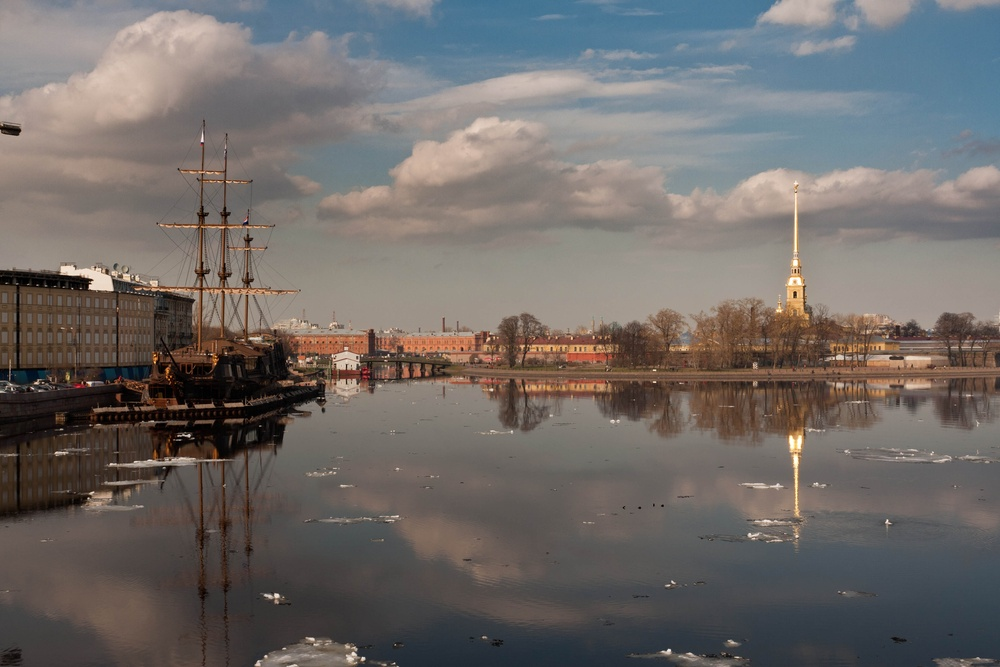
#> input picture 2. Deep Learning/2. Vision Pytorch/Image_Preprocessing/data/boat/01.jpg, 1000 x 667 px, shrunk from 3888 x 2592 before the run; its folder holds 4 pictures in this run
$ jupyter execute '2. image_stitching.ipynb'
#> lines starting #> are read from the running program, lines starting #| are printed output that depends on the picture; after the words box and inside, x2 and y2 are one past the last pixel; in counts of white or black regions, pixels touching at a corner belong together
- https://github.com/kairess/image-stitching/blob/master/main.ipynb

[cell 1]
import cv2
import numpy as np
import matplotlib.pyplot as plt

import glob, os

# Get images path

[cell 2]
# 구글 드라이브 연결(데이터 로드를 위해서)
from google.colab import drive
drive.mount('/content/data')

[cell 3]
default_path = '/content/data/MyDrive/google_lecture/06. deep learning/2. Vision Pytorch/Image_Processing/mini projects/'

[cell 4]
IMG_NAME = 'boat'

img_list = []
for ext in ('0*.gif', '0*.png', '0*.jpg'):
    img_list.extend(glob.glob(os.path.join(default_path, IMG_NAME, ext)))

img_list = sorted(img_list)

print(img_list)

# Load images

[cell 5]
imgs = []

plt.figure(figsize=(20, 20))

for i, img_path in enumerate(img_list):
    img = cv2.imread(img_path)
#> img is the input picture: shape (667, 1000, 3); mean B, G, R 104, 106.6, 111.8
    imgs.append(img)

    plt.subplot(len(img_list) // 3 + 1, 3, i+1)
    plt.imshow(cv2.cvtColor(img, cv2.COLOR_BGR2RGB))
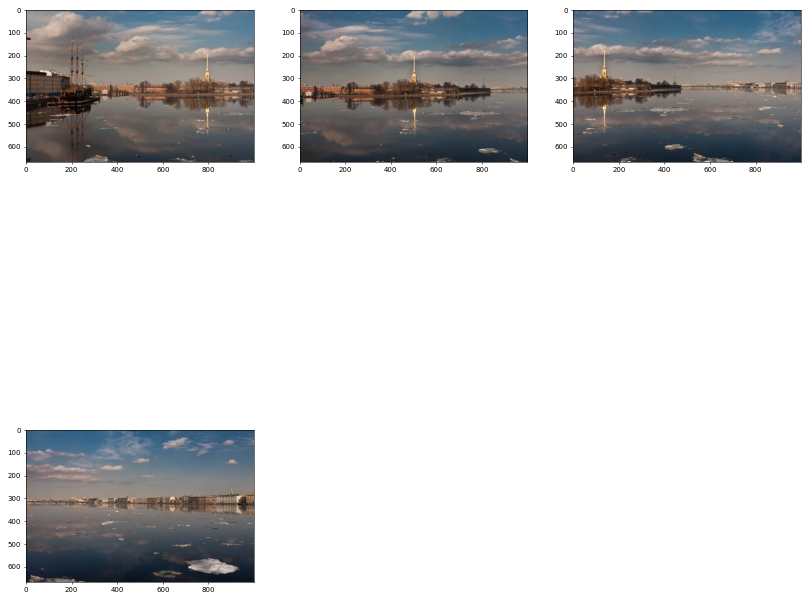
#> figure drawn by matplotlib, 4 panels

# [Stitch images](https://deep-learning-study.tistory.com/266)
 이미지 스티칭은 동일 장면의 사진을 자연스럽게(seamless) 붙여서 한 장의 사진으로 만드는 기술입니다.

## cv2.Stitcher_create()
이미지 스티칭을 하기 위해서는 우선 이미지 스티칭 객체를 생성해야 합니다.
- mode의 인자는 일반적인 사진을 합성할 때는 cv2.PANORAMA를 입력합니다.
- cv2.SCANS는 스캐너에서 문서를 스캔하듯이 자유도가 좀 더 낮습니다.

## cv2.Stitcher.stitch()
Stitcher 객체를 생성하고 이미지 스티칭 함수를 이용하면 파노라마 영상을 출력할 수 있습니다.

[cell 6]
mode = cv2.STITCHER_PANORAMA

stitcher = cv2.Stitcher_create(mode)

status, stitched = stitcher.stitch(imgs)
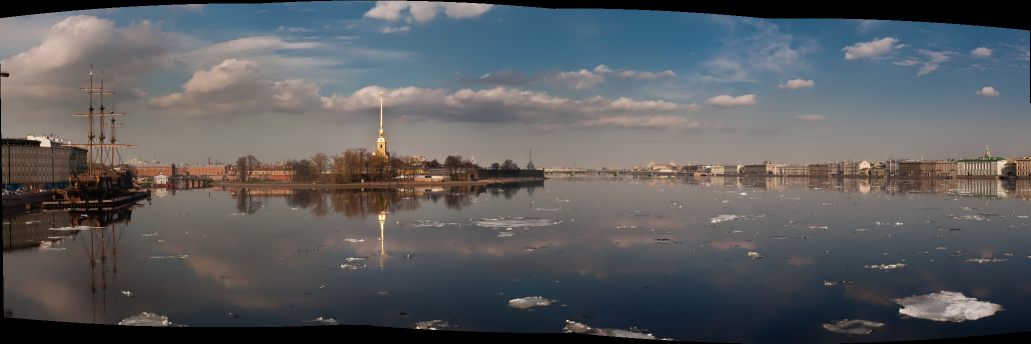
#> stitched: shape (687, 2061, 3) (shown at 1/2 size); mean of channels 0, 1, 2 95.3, 92.8, 91.5; drawn as B, G, R

if status == 0:
    cv2.imwrite(os.path.join('imgs', IMG_NAME, 'result.jpg'), stitched)

    plt.figure(figsize=(20, 20))
    plt.imshow(cv2.cvtColor(stitched, cv2.COLOR_BGR2RGB))
else:
    print('failed... %s' % status)

# Get image mask

[cell 7]
gray = cv2.cvtColor(stitched, cv2.COLOR_BGR2GRAY)
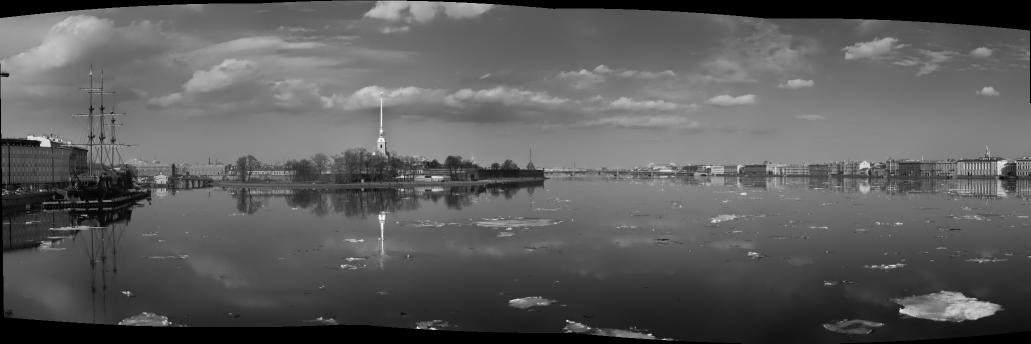
#> gray: shape (687, 2061) (shown at 1/2 size); min 0, max 250, mean 92.7

plt.figure(figsize=(20, 20))
plt.imshow(gray, cmap='gray')

## [cv2.threshold()](https://opencv-python.readthedocs.io/en/latest/doc/09.imageThresholding/imageThresholding.html)
- 영상의 이진화는 영상의 픽셀 값을 0 또는 255(1)로 만드는 연산입니다.
- 이진화를 하는 이유는 1. 배경과 객체를 구분, 2. 관심 영역과 비관심 영역 구분 입니다.
- 마스크 영상도 이진 영상의 한 형태라고 볼 수 있습니다.

[cell 8]
tmp_thresh = cv2.threshold(gray, 0, 255, cv2.THRESH_BINARY)
tmp_thresh

[cell 9]
plt.figure(figsize=(20, 20))
plt.imshow(tmp_thresh[1], cmap='gray')
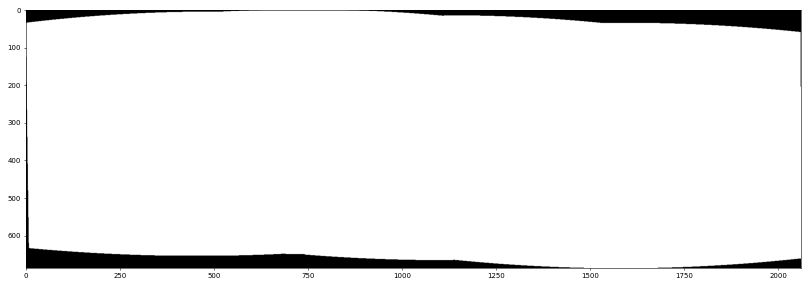
#> figure drawn by matplotlib, 1 panel

## [cv2.bitwise_not()](https://engineer-mole.tistory.com/237)
python 이미지 처리 라이브러리인 OpenCV를 이용해 2개의 이미지를 합성하거나 겹치는 방법으로 bitwise를 사용할 수 있다.

[cell 10]
gray = cv2.cvtColor(stitched, cv2.COLOR_BGR2GRAY)
thresh = cv2.bitwise_not(cv2.threshold(gray, 0, 255, cv2.THRESH_BINARY)[1])
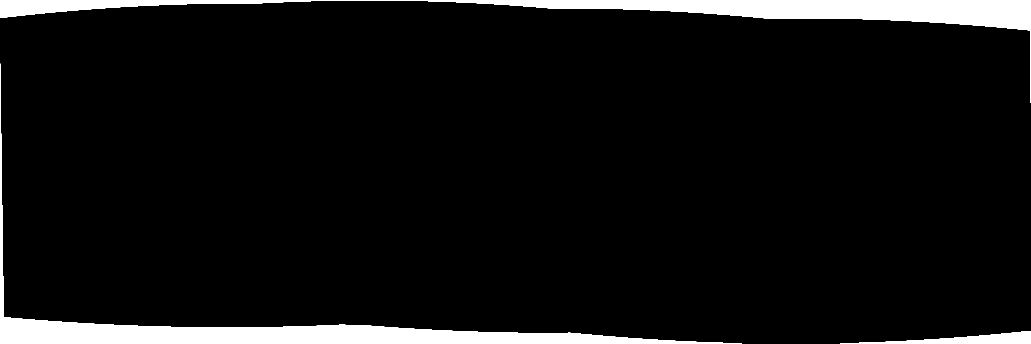
#> thresh: shape (687, 2061) (shown at 1/2 size); 6.5% white; 3 white regions, box (x1, y1, x2, y2) and area: (0, 0, 2061, 206) 44598, (0, 127, 1484, 687) 43177, (1680, 662, 2061, 687) 3915
thresh = cv2.medianBlur(thresh, 5)
#> thresh: shape (687, 2061); 6.5% white; 3 white regions, box (x1, y1, x2, y2) and area: (0, 0, 2061, 204) 44599, (0, 129, 1482, 687) 43175, (1682, 662, 2061, 687) 3913

plt.figure(figsize=(20, 20))
plt.imshow(thresh, cmap='gray')

# Remove margin

[cell 11]
stitched_copy = stitched.copy()
thresh_copy = thresh.copy()

while np.sum(thresh_copy) > 0:
    thresh_copy = thresh_copy[1:-1, 1:-1]
    stitched_copy = stitched_copy[1:-1, 1:-1]
#> this loop made 56 passes
#> pass 1, `thresh_copy = thresh_copy[1:-1, 1:-1]`:
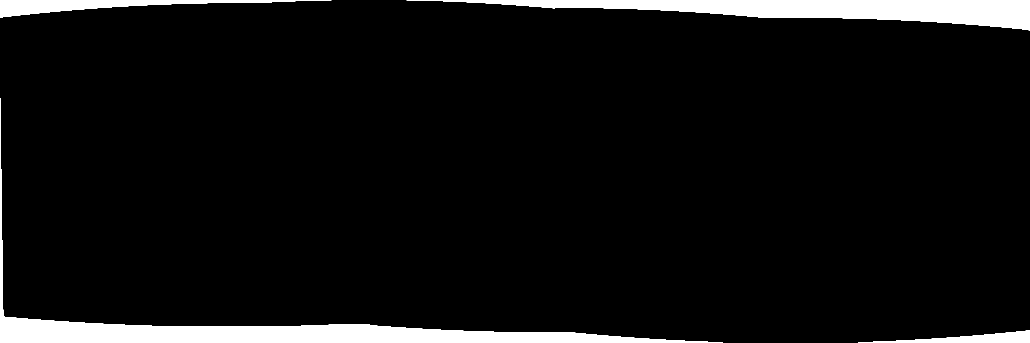
#> thresh_copy: shape (685, 2059) (shown at 1/2 size); 6.2% white; 4 white regions, box (x1, y1, x2, y2) and area: (0, 196, 1445, 685) 41136, (813, 0, 2059, 62) 34069, (0, 0, 663, 35) 8231, (1717, 661, 2059, 685) 3510
#> pass 2, `thresh_copy = thresh_copy[1:-1, 1:-1]`:
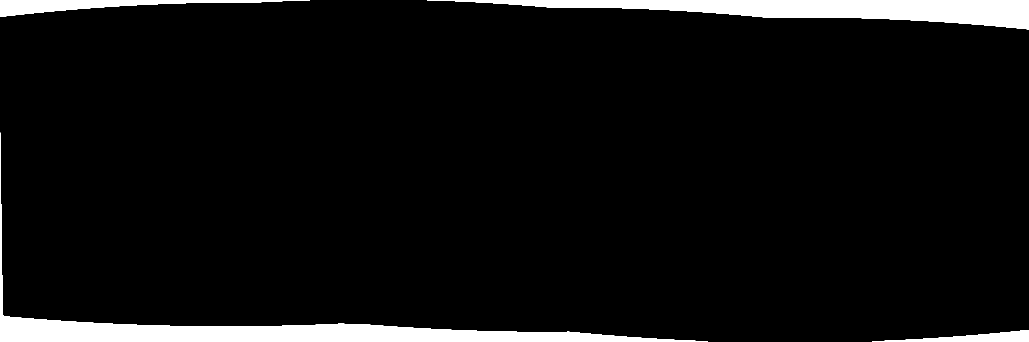
#> thresh_copy: shape (683, 2057) (shown at 1/2 size); 5.9% white; 4 white regions, box (x1, y1, x2, y2) and area: (0, 265, 1415, 683) 39203, (854, 0, 2057, 60) 32762, (0, 0, 620, 34) 7534, (1745, 660, 2057, 683) 3145
#> after the loop:
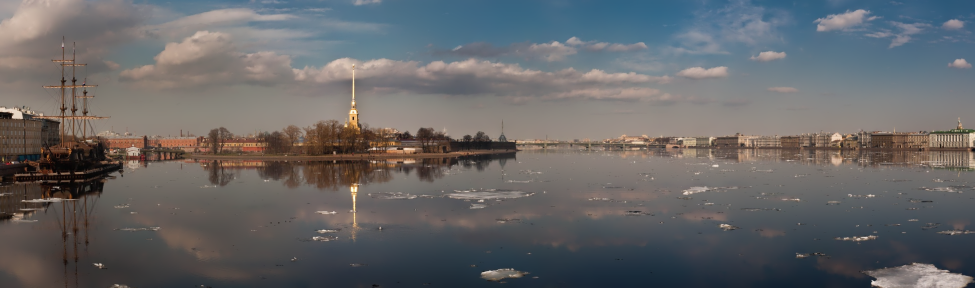
#> stitched_copy: shape (575, 1949, 3) (shown at 1/2 size); mean of channels 0, 1, 2 103.4, 102.3, 102.7; drawn as B, G, R
#> after the loop: thresh_copy: shape (575, 1949); every value is 0

cv2.imwrite(os.path.join('imgs', IMG_NAME, 'result_crop.jpg'), stitched_copy)

plt.figure(figsize=(20, 20))
plt.imshow(cv2.cvtColor(stitched_copy, cv2.COLOR_BGR2RGB))
